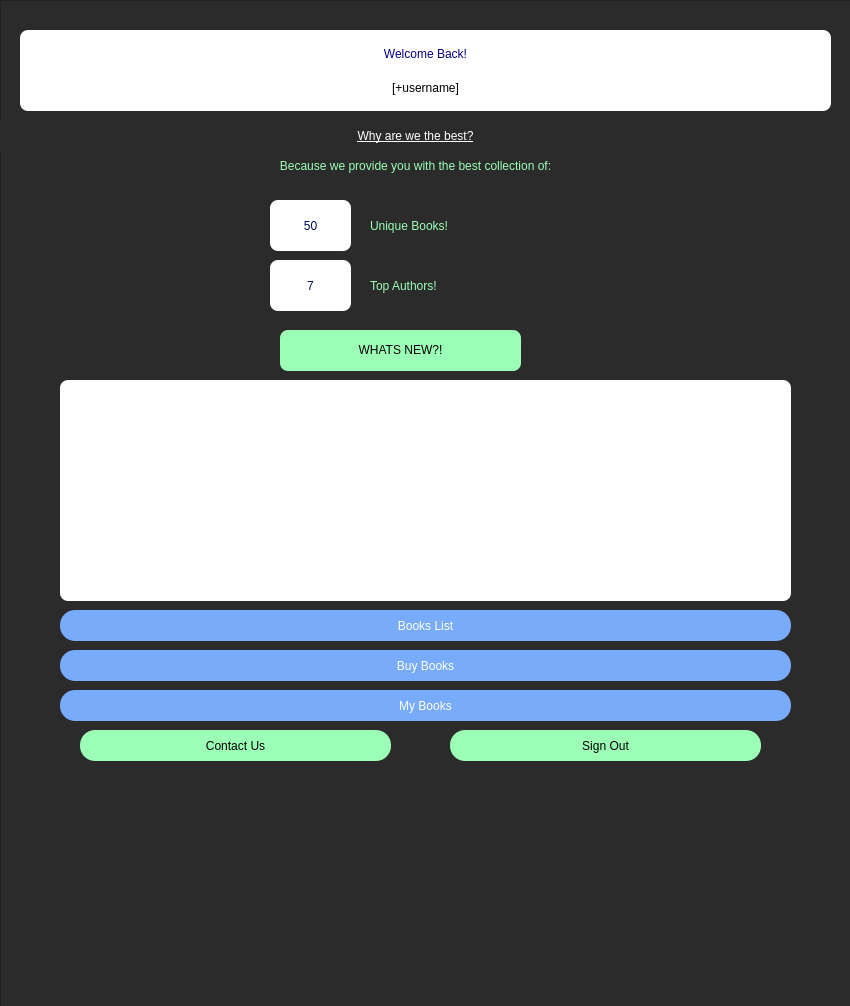
<?xml version="1.0" encoding="UTF-8"?>
<ui version="4.0">
 <class>customer_panel</class>
 <widget class="QDialog" name="customer_panel">
  <property name="geometry">
   <rect>
    <x>0</x>
    <y>0</y>
    <width>850</width>
    <height>1006</height>
   </rect>
  </property>
  <property name="windowTitle">
   <string>Dialog</string>
  </property>
  <widget class="QFrame" name="frame_4">
   <property name="geometry">
    <rect>
     <x>0</x>
     <y>0</y>
     <width>911</width>
     <height>1011</height>
    </rect>
   </property>
   <property name="styleSheet">
    <string notr="true">background-color: rgb(43, 43, 43);</string>
   </property>
   <property name="frameShape">
    <enum>QFrame::StyledPanel</enum>
   </property>
   <property name="frameShadow">
    <enum>QFrame::Raised</enum>
   </property>
   <widget class="QFrame" name="frame_2">
    <property name="geometry">
     <rect>
      <x>20</x>
      <y>30</y>
      <width>811</width>
      <height>81</height>
     </rect>
    </property>
    <property name="styleSheet">
     <string notr="true">background: #ffffff;
border-radius: 8px;</string>
    </property>
    <property name="frameShape">
     <enum>QFrame::StyledPanel</enum>
    </property>
    <property name="frameShadow">
     <enum>QFrame::Raised</enum>
    </property>
    <layout class="QVBoxLayout" name="verticalLayout_15">
     <item>
      <widget class="QLabel" name="label_2">
       <property name="styleSheet">
        <string notr="true">color: rgb(4, 0, 133);
font: 15pt &quot;Lato&quot;;</string>
       </property>
       <property name="text">
        <string>Welcome Back!</string>
       </property>
       <property name="alignment">
        <set>Qt::AlignCenter</set>
       </property>
      </widget>
     </item>
     <item>
      <widget class="QLabel" name="username">
       <property name="styleSheet">
        <string notr="true">color: rgb(0,0,0);
font: 13pt &quot;Lato&quot;;</string>
       </property>
       <property name="text">
        <string>[+username]</string>
       </property>
       <property name="alignment">
        <set>Qt::AlignCenter</set>
       </property>
      </widget>
     </item>
    </layout>
   </widget>
   <widget class="QFrame" name="frame_9">
    <property name="geometry">
     <rect>
      <x>270</x>
      <y>200</y>
      <width>81</width>
      <height>51</height>
     </rect>
    </property>
    <property name="styleSheet">
     <string notr="true">background-color: #ffffff;
border-radius: 8px;</string>
    </property>
    <property name="frameShape">
     <enum>QFrame::StyledPanel</enum>
    </property>
    <property name="frameShadow">
     <enum>QFrame::Raised</enum>
    </property>
    <layout class="QVBoxLayout" name="verticalLayout_12">
     <item>
      <layout class="QVBoxLayout" name="verticalLayout_13">
       <item>
        <widget class="QLabel" name="bookNum">
         <property name="styleSheet">
          <string notr="true">color: #000d57;
font: 63 24pt &quot;Lato Black&quot;;
</string>
         </property>
         <property name="text">
          <string>50</string>
         </property>
         <property name="alignment">
          <set>Qt::AlignCenter</set>
         </property>
        </widget>
       </item>
      </layout>
     </item>
    </layout>
   </widget>
   <widget class="QFrame" name="frame_6">
    <property name="geometry">
     <rect>
      <x>270</x>
      <y>260</y>
      <width>81</width>
      <height>51</height>
     </rect>
    </property>
    <property name="styleSheet">
     <string notr="true">background-color: #ffffff;
border-radius: 8px;</string>
    </property>
    <property name="frameShape">
     <enum>QFrame::StyledPanel</enum>
    </property>
    <property name="frameShadow">
     <enum>QFrame::Raised</enum>
    </property>
    <layout class="QHBoxLayout" name="horizontalLayout_20">
     <item>
      <layout class="QVBoxLayout" name="verticalLayout_7">
       <item>
        <widget class="QLabel" name="authorNum">
         <property name="styleSheet">
          <string notr="true">color: #000d57;
font: 63 24pt &quot;Lato Black&quot;;
</string>
         </property>
         <property name="text">
          <string>7</string>
         </property>
         <property name="alignment">
          <set>Qt::AlignCenter</set>
         </property>
        </widget>
       </item>
      </layout>
     </item>
    </layout>
   </widget>
   <widget class="QPushButton" name="returnBookBtn_3">
    <property name="geometry">
     <rect>
      <x>80</x>
      <y>730</y>
      <width>311</width>
      <height>31</height>
     </rect>
    </property>
    <property name="styleSheet">
     <string notr="true">QPushButton{
border-radius:15px;
padding : 0 4px;
background: #9cffb6;
border -radius:10px;
color: rgb(0,0,0);
font: 12pt &quot;Lato&quot;;
}
QPushButton:hover:!pressed
{
border-radius:5px;
background:#ababab;
}
</string>
    </property>
    <property name="text">
     <string>Contact Us</string>
    </property>
    <property name="autoDefault">
     <bool>false</bool>
    </property>
    <property name="default">
     <bool>false</bool>
    </property>
    <property name="flat">
     <bool>true</bool>
    </property>
   </widget>
   <widget class="QPushButton" name="returnBookBtn_4">
    <property name="geometry">
     <rect>
      <x>450</x>
      <y>730</y>
      <width>311</width>
      <height>31</height>
     </rect>
    </property>
    <property name="styleSheet">
     <string notr="true">QPushButton{
border-radius:15px;
padding : 0 4px;
background: #9cffb6;
border -radius:10px;
color: rgb(0,0,0);
font: 12pt &quot;Lato&quot;;
}
QPushButton:hover:!pressed
{
border-radius:5px;
background:#ababab;
}
</string>
    </property>
    <property name="text">
     <string>Sign Out</string>
    </property>
    <property name="autoDefault">
     <bool>false</bool>
    </property>
    <property name="default">
     <bool>false</bool>
    </property>
    <property name="flat">
     <bool>true</bool>
    </property>
   </widget>
   <widget class="QFrame" name="frame_7">
    <property name="geometry">
     <rect>
      <x>60</x>
      <y>380</y>
      <width>731</width>
      <height>221</height>
     </rect>
    </property>
    <property name="styleSheet">
     <string notr="true">background-color: #ffffff;
border-radius: 8px;</string>
    </property>
    <property name="frameShape">
     <enum>QFrame::StyledPanel</enum>
    </property>
    <property name="frameShadow">
     <enum>QFrame::Raised</enum>
    </property>
    <layout class="QVBoxLayout" name="verticalLayout_5">
     <item>
      <layout class="QHBoxLayout" name="horizontalLayout_2">
       <item>
        <widget class="QLabel" name="cover_1">
         <property name="text">
          <string/>
         </property>
        </widget>
       </item>
       <item>
        <widget class="QLabel" name="cover_2">
         <property name="text">
          <string/>
         </property>
        </widget>
       </item>
       <item>
        <widget class="QLabel" name="cover_3">
         <property name="text">
          <string/>
         </property>
        </widget>
       </item>
       <item>
        <widget class="QLabel" name="cover_4">
         <property name="text">
          <string/>
         </property>
        </widget>
       </item>
      </layout>
     </item>
    </layout>
   </widget>
   <widget class="QPushButton" name="my_books">
    <property name="geometry">
     <rect>
      <x>60</x>
      <y>690</y>
      <width>731</width>
      <height>31</height>
     </rect>
    </property>
    <property name="styleSheet">
     <string notr="true">QPushButton{
border-radius:15px;
padding : 0 4px;
background: #78acfa;
border -radius:10px;
color: rgb(255, 255, 255);
font: 13pt &quot;Lato&quot;;
}
QPushButton:hover:!pressed
{

background:#ababab;
}
QToolButton
{

border-radius:10px;
bacground:red;
color:red;
}

QPushButton:pressed
{
              font-size: 19px;
              transition: 0.9s; 
}</string>
    </property>
    <property name="text">
     <string>My Books</string>
    </property>
   </widget>
   <widget class="QPushButton" name="pushButton_buy">
    <property name="geometry">
     <rect>
      <x>60</x>
      <y>650</y>
      <width>731</width>
      <height>31</height>
     </rect>
    </property>
    <property name="styleSheet">
     <string notr="true">QPushButton{
border-radius:15px;
padding : 0 4px;
background: #78acfa;
border -radius:10px;
color: rgb(255, 255, 255);
font: 13pt &quot;Lato&quot;;
}
QPushButton:hover:!pressed
{

background:#ababab;
}
QToolButton
{

border-radius:10px;
bacground:red;
color:red;
}

QPushButton:pressed
{
              font-size: 19px;
              transition: 0.9s; 
}</string>
    </property>
    <property name="text">
     <string>Buy Books</string>
    </property>
   </widget>
   <widget class="QPushButton" name="booksListBtn">
    <property name="geometry">
     <rect>
      <x>60</x>
      <y>610</y>
      <width>731</width>
      <height>31</height>
     </rect>
    </property>
    <property name="styleSheet">
     <string notr="true">QPushButton{
border-radius:15px;
padding : 0 4px;
background: #78acfa;
border -radius:10px;
color: rgb(255, 255, 255);
font: 13pt &quot;Lato&quot;;
}
QPushButton:hover:!pressed
{

background:#ababab;
}
QToolButton
{

border-radius:10px;
bacground:red;
color:red;
}

QPushButton:pressed
{
              font-size: 19px;
              transition: 0.9s; 
}</string>
    </property>
    <property name="text">
     <string>Books List</string>
    </property>
    <property name="autoDefault">
     <bool>false</bool>
    </property>
    <property name="default">
     <bool>false</bool>
    </property>
    <property name="flat">
     <bool>true</bool>
    </property>
   </widget>
   <widget class="QLabel" name="label_5">
    <property name="geometry">
     <rect>
      <x>0</x>
      <y>120</y>
      <width>831</width>
      <height>31</height>
     </rect>
    </property>
    <property name="styleSheet">
     <string notr="true">text-decoration:underline;
color: rgb(255, 255, 255);
font: 15pt &quot;Lato&quot;;</string>
    </property>
    <property name="text">
     <string>Why are we the best?</string>
    </property>
    <property name="alignment">
     <set>Qt::AlignCenter</set>
    </property>
   </widget>
   <widget class="QLabel" name="label_6">
    <property name="geometry">
     <rect>
      <x>50</x>
      <y>150</y>
      <width>731</width>
      <height>31</height>
     </rect>
    </property>
    <property name="styleSheet">
     <string notr="true">color: rgb(156, 255, 182);
font: 15pt &quot;Lato&quot;;</string>
    </property>
    <property name="text">
     <string>Because we provide you with the best collection of:</string>
    </property>
    <property name="alignment">
     <set>Qt::AlignCenter</set>
    </property>
   </widget>
   <widget class="QLabel" name="label_7">
    <property name="geometry">
     <rect>
      <x>370</x>
      <y>210</y>
      <width>291</width>
      <height>31</height>
     </rect>
    </property>
    <property name="styleSheet">
     <string notr="true">color: rgb(156, 255, 182);
font: 15pt &quot;Lato&quot;;</string>
    </property>
    <property name="text">
     <string>Unique Books!</string>
    </property>
    <property name="alignment">
     <set>Qt::AlignLeading|Qt::AlignLeft|Qt::AlignVCenter</set>
    </property>
   </widget>
   <widget class="QLabel" name="label_8">
    <property name="geometry">
     <rect>
      <x>370</x>
      <y>270</y>
      <width>291</width>
      <height>31</height>
     </rect>
    </property>
    <property name="styleSheet">
     <string notr="true">color: rgb(156, 255, 182);
font: 15pt &quot;Lato&quot;;</string>
    </property>
    <property name="text">
     <string>Top Authors!</string>
    </property>
    <property name="alignment">
     <set>Qt::AlignLeading|Qt::AlignLeft|Qt::AlignVCenter</set>
    </property>
   </widget>
   <widget class="QFrame" name="frame_8">
    <property name="geometry">
     <rect>
      <x>280</x>
      <y>330</y>
      <width>241</width>
      <height>41</height>
     </rect>
    </property>
    <property name="styleSheet">
     <string notr="true">background: #9cffb6;
border-radius: 8px;</string>
    </property>
    <property name="frameShape">
     <enum>QFrame::StyledPanel</enum>
    </property>
    <property name="frameShadow">
     <enum>QFrame::Raised</enum>
    </property>
    <widget class="QLabel" name="label_9">
     <property name="geometry">
      <rect>
       <x>10</x>
       <y>10</y>
       <width>221</width>
       <height>20</height>
      </rect>
     </property>
     <property name="styleSheet">
      <string notr="true">color: rgb(0,0,0);
font: 15pt &quot;Lato Black&quot;;</string>
     </property>
     <property name="text">
      <string>WHATS NEW?!</string>
     </property>
     <property name="alignment">
      <set>Qt::AlignCenter</set>
     </property>
    </widget>
   </widget>
  </widget>
 </widget>
 <resources/>
 <connections/>
</ui>
